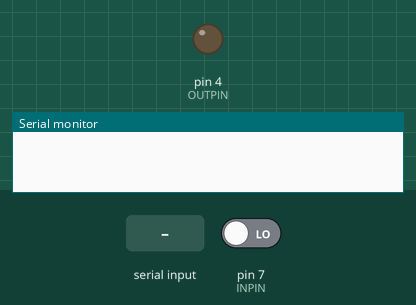
Simulated run of this sketch. Board: Arduino Uno, built with avr-gcc and run on an emulated ATmega328P. On the bench: output pins drawn as LEDs (lit = HIGH), the last lines printed to the serial monitor. The test bench sets the inputs (shaded band); at power-on: pin 7 (INPIN) LOW.

Above: at 1.2 s.
1.3 s: byte 30 received over Serial
At 2.3 s:
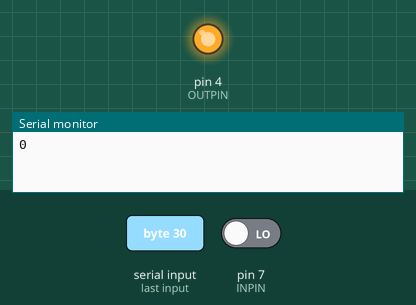
Timing chart, 0 to 4.3 s (numbered marks = the images above; inputs shaded):
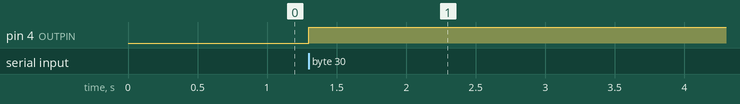

The sketch:

MicroLab3.ino
```cpp
#define OUTPIN 4
#define INPIN 7

void setup() {
  Serial.begin(9600);
  pinMode(OUTPIN, OUTPUT);
  pinMode(INPIN, INPUT);
  digitalWrite(OUTPIN, 0);
  digitalWrite(INPIN, 0);
}

void loop() {
  if(Serial.available() > 0){
    //Read bit from serial monitor
    int data = Serial.read();

    //Write bit out to FPGA
    digitalWrite(OUTPIN, data);

    //Read inverted bit from FPGA
    data = digitalRead(INPIN);

    //Display inverted bit in serial monitor
    Serial.println(data);
  }
}
```

Measured:
- after the input at 1.3 s, pin 4 (OUTPIN): LOW → HIGH at once
